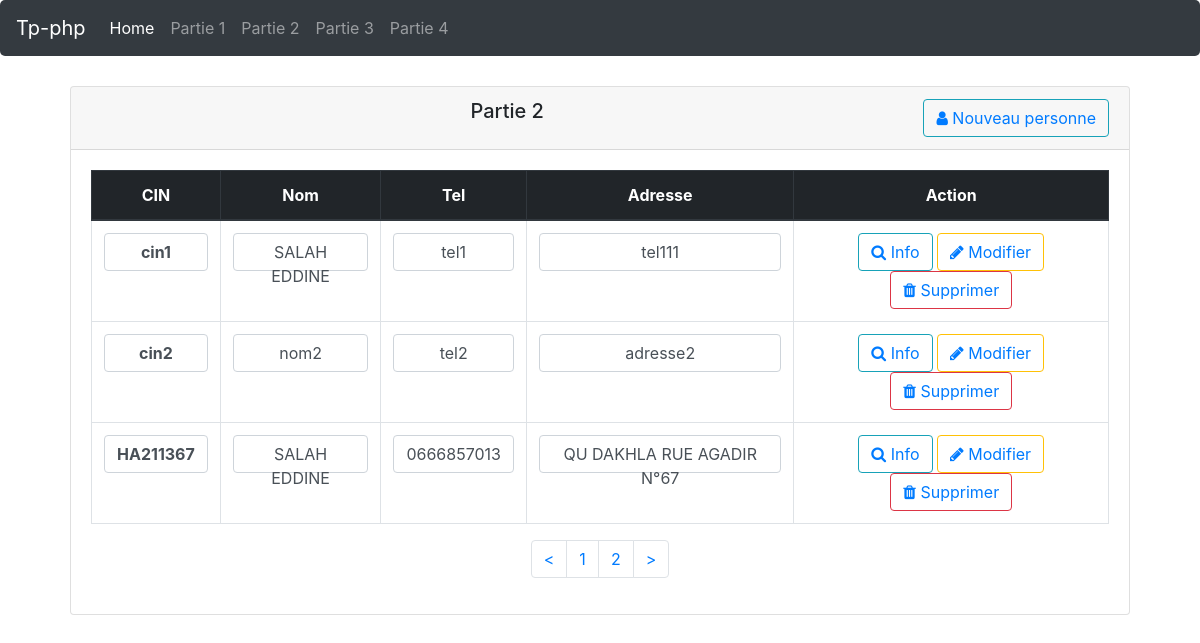
Page /gestion_personnes_avec_modal/partie2.php?page=1 on the committed database.
### tables this page shows
CREATE TABLE `personnes` (
  `cin` varchar(50) NOT NULL,
  `nom` varchar(50) NOT NULL,
  `tel` varchar(50) DEFAULT NULL,
  `adresse` varchar(75) DEFAULT NULL
);

### gestion_personnes_avec_modal/Personne.php (called while the page is built, shortened)
<?php
	require_once('DBConfig.php');
	class Personne extends DBConfig
	{
		private $_cin;
		private $_nom;
		private $_tel;
		private $_adresse;
		private static $_listePersonnes;
	    public function setCin($cin) {
	    	$this->_cin = $cin;
	    }
	    public function setNom($nom) {
	    	$this->_nom = $nom;
	    }
	    public function setTel($tel) {
	    	$this->_tel = $tel;
    	}
    	public function setAdresse($adresse) {
	    	$this->_adresse = $adresse;
	    }
		public function getCin() {
	    	return $this->_cin;
	    }
	    public function getNom() {
	    	return $this->_nom;
	    }
	    public function getTel() {
	    	return $this->_tel;
    	}
    	public function getAdresse() {
	    	return $this->_adresse;
	    }
	    public static function getListe() {
	    	return self::$_listePersonnes;
	    }
	    public static function charger() {
	    	$i = 0;
	    	$bd = new DBConfig();
	    	self::$_listePersonnes = array();
	    	$datas = $bd->getData('personnes');
	    	foreach ($datas as $data) {
	    		$p = new Personne;
	    		$p->setCin($data["cin"]);
	    		$p->setNom($data["nom"]);
	    		$p->setTel($data["tel"]);
	    		$p->setAdresse($data["adresse"]);
	    		self::$_listePersonnes[$i++] = $p;
	    	}
	    }
	}
?>

### gestion_personnes_avec_modal/DBConfig.php (called while the page is built, shortened)
<?php
	class DBConfig {
		private static $_dbconnection;
		public function __construct(){
			self::$_dbconnection = new PDO('mysql:host=localhost;dbname=tp-crud;charset=utf8', 'root', '');
			self::$_dbconnection->setAttribute(PDO::ATTR_ERRMODE, PDO::ERRMODE_WARNING);
		}
		protected function getData($table) {
			try {
				$datas = array();
				$i = 0;
				$req = (self::$_dbconnection)->prepare('SELECT * FROM ' . $table);
				$req->execute();
				while($data = $req->fetch(PDO::FETCH_ASSOC)){
					$datas[$i++] = $data;
				}
				return $datas;
			} catch (Exception $e) {
				echo var_dump($e);
				return null;
			}
		}
	}
?>

### gestion_personnes_avec_modal/partie2.php (the view, shortened to what this page needs)
<?php
	require_once('Personne.php');
	Personne::charger();
	$personnes = Personne::getListe();
	$pageno = $_GET['page'];
	$no_of_records_per_page = 3;
	$total_rows = count($personnes);
	$total_pages = ceil($total_rows / $no_of_records_per_page);
	if ($pageno <= $total_pages && $pageno > 0) {
		$offset = $pageno * $no_of_records_per_page;
		$rows = array_slice($personnes, ($offset - $no_of_records_per_page), $no_of_records_per_page);
	}
?>
<!DOCTYPE html>
<html>
	<head>
		<link rel="stylesheet" href="assets/css/bootstrap4.min.css">
		<link rel="stylesheet" href="assets/css/font-awesome.css">
	</head>
	<header>
		<nav class="navbar navbar-expand-sm navbar-dark bg-dark" style="border-radius: 5px;">
		  <a class="navbar-brand" href="../index.php">Tp-php</a>
		  <div class="collapse navbar-collapse" id="navbarNav">
		    <ul class="navbar-nav">
		      <li class="nav-item active">
		        <a class="nav-link" href="../index.php">Home <span class="sr-only">(current)</span></a>
		      </li>
		      <li class="nav-item">
		        <a class="nav-link" href="../gestion_personnes_sans_modal/partie1.php?page=1">Partie 1</a>
		      </li>
		      <li class="nav-item">
		        <a class="nav-link" href="partie2.php?page=1">Partie 2</a>
		      </li>
		      <li class="nav-item">
		        <a class="nav-link" href="../authentification_sans_base_de_données/partie3.php?page=1">Partie 3</a>
		      </li>
		      <li class="nav-item">
		        <a class="nav-link" href="../authentification_avec_base_de_données/partie4.php?page=1">Partie 4</a>
		      </li>
		    </ul>
		  </div>
		</nav>
	</header>
	<body>
		<div class="card text-center" style="margin: 30px 70px;">
			<div class="card-header">
	    		<h5 class="card-title">
	    			Partie 2
	    			<button class="btn btn-info btn-link float-sm-right" data-toggle="modal" data-target="#createModal">
						<i class="fa fa-1x fa-user"></i> Nouveau personne
					</button>
	    		</h5>
	  		</div>
	  		<div class="card-body">
				<table class="table table-hover table-bordered">
					<thead class="thead-dark">
						<tr>
							<th>CIN</th>
							<th>Nom</th>
							<th>Tel</th>
							<th>Adresse</th>
							<th>Action</th>
						</tr>
					</thead>
					<tbody>
						<?php foreach ($rows as $row) : ?>
							<tr>
								<th scope="row">
									<p class="form-control"><?= $row->getCin(); ?></p>
								</th>
								<td>
									<p class="form-control"><?= $row->getNom(); ?></p>
								</td>
								<td>
									<p class="form-control"><?= $row->getTel(); ?></p>
								</td>
								<td>
									<p class="form-control"><?= $row->getAdresse(); ?></p>
								</td>
								<td>
									<button class="btn btn-info btn-link" data-toggle="modal" data-target="#infoModal<?= $row->getCin() ?>">
										<i class="fa fa-1x fa-search"></i> Info
									</button>
									<button class="btn btn-warning btn-link" data-toggle="modal" data-target="#modifyModal<?= $row->getCin(); ?>">
										<i class="fa fa-1x fa-pencil"></i> Modifier
									</button>
									<button class="btn btn-danger btn-link" data-toggle="modal" data-target="#deleteModal<?= $row->getCin(); ?>">
										<i class="fa fa-1x fa-trash"></i> Supprimer
									</button>
								</td>
							</tr>
						<?php endforeach;?>
					</tbody>
				</table>
				<nav style="display: flex; justify-content: center;">
					<ul class="pagination">
						<li class="page-item">
							<?php if ($_GET['page'] <= 1): ?>
								<a class="page-link" href="partie2.php?page=1"><</a>
							<?php else : ?>
								<a class="page-link" href="partie2.php?page=<?= ($pageno - 1) ?>"><</a>
							<?php endif ?>
						</li>
						<?php foreach (range(1, $total_pages) as $value): ?>
							<li class="page-item"><a href="partie2.php?page=<?= $value ?>" class="page-link"><?= $value ?></a></li>
						<?php endforeach ?>
						<li class="page-item">
							<?php if ($_GET['page'] > ($total_pages - 1)): ?>
								<a class="page-link" href="partie2.php?page=<?= $total_pages ?>">></a>
							<?php else : ?>
								<a class="page-link" href="partie2.php?page=<?= ($pageno + 1) ?>">></a>
							<?php endif ?>
						</li>
					</ul>
				</nav>
			</div>
		</div>
	</body>
</html>

### rows in the picture
personnes: cin "cin1", nom "SALAH EDDINE", tel "tel1", adresse "tel111"
personnes: cin "cin2", nom "nom2", tel "tel2", adresse "adresse2"
personnes: cin "HA211367", nom "SALAH EDDINE", tel "0666857013", adresse "QU DAKHLA RUE AGADIR N°67"

### other values in the picture
$value "1"
$value "2"
